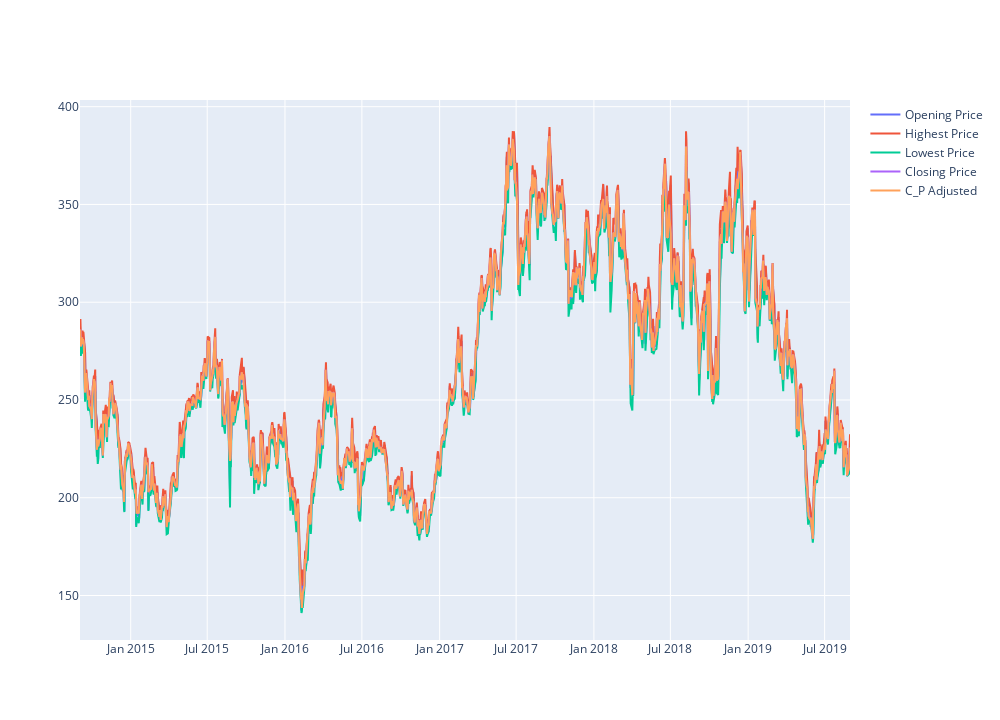

The notebook cell saved with this chart:
### Markdown cell above
Visualize prices using plotly. Select the 'price' of interest to display in the chart below from the legend. By default, all prices are displayed.

### Code cell
# Create traces
fig = go.Figure()
fig.add_trace(go.Scatter(x=df.index, y=df['Open'],
                    mode='lines',
                    name='Opening Price'))
fig.add_trace(go.Scatter(x=df.index, y=df['High'],
                    mode='lines',
                    name='Highest Price'))
fig.add_trace(go.Scatter(x=df.index, y=df['Low'],
                    mode='lines',
                    name='Lowest Price'))
fig.add_trace(go.Scatter(x=df.index, y=df['Close'],
                    mode='lines', name='Closing Price'))
fig.add_trace(go.Scatter(x=df.index, y=df['Adj Close'],
                    mode='lines', name='C_P Adjusted'))

fig.update_layout(
    autosize=False,
    width=1000,
    height=720,

    )

fig.show()

### Figure 1 — Plotly figure (JSON) as saved in the notebook; plotly's stock layout.template omitted (floating-point values rounded to 4 significant figures; data arrays with more than 128 entries replaced by an {"elided": "..."} marker saying what was removed)
{"data": [{"mode": "lines", "name": "Opening Price", "type": "scatter", "x": {"elided": "1258 str values"}, "y": {"elided": "1258 float values"}}, {"mode": "lines", "name": "Highest Price", "type": "scatter", "x": {"elided": "1258 str values"}, "y": {"elided": "1258 float values"}}, {"mode": "lines", "name": "Lowest Price", "type": "scatter", "x": {"elided": "1258 str values"}, "y": {"elided": "1258 float values"}}, {"mode": "lines", "name": "Closing Price", "type": "scatter", "x": {"elided": "1258 str values"}, "y": {"elided": "1258 float values"}}, {"mode": "lines", "name": "C_P Adjusted", "type": "scatter", "x": {"elided": "1258 str values"}, "y": {"elided": "1258 float values"}}], "layout": {"autosize": false, "height": 720, "width": 1000}}
